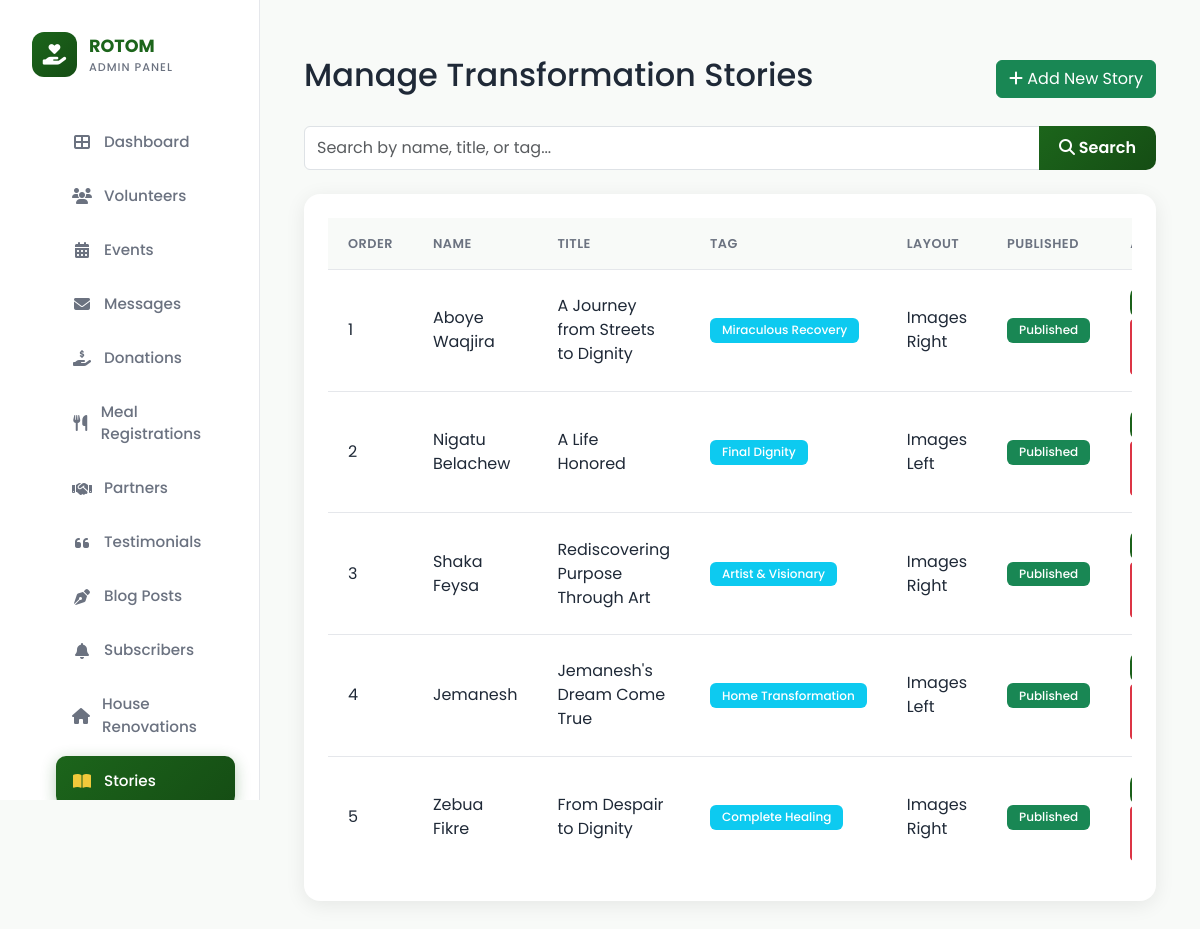
The page /dashboard/manage-stories/ (signed in) on the database its author committed.
### rotom/models.py (models this page shows, shortened)
class Story(models.Model):
    name = models.CharField(max_length=200, help_text="Name of the person (e.g., Aboye Waqjira)")
    title = models.CharField(max_length=300, help_text="Story title (e.g., A Journey from Streets to Dignity)")
    title_am = models.CharField(max_length=300, blank=True, help_text="Amharic translation of title (optional)")
    tag = models.CharField(max_length=100, help_text="Story tag (e.g., Miraculous Recovery)")
    tag_am = models.CharField(max_length=100, blank=True, help_text="Amharic translation of tag (optional)")
    date_info = models.CharField(max_length=100, help_text="Date information (e.g., Joined May 27, 2018)")
    date_info_am = models.CharField(max_length=100, blank=True, help_text="Amharic translation of date info (optional)")
    location_info = models.CharField(max_length=100, help_text="Location information (e.g., ROTOM Center)")
    location_info_am = models.CharField(max_length=100, blank=True, help_text="Amharic translation of location info (optional)")
    content = models.TextField(help_text="Full story content - use paragraphs separated by blank lines")
    content_am = models.TextField(blank=True, help_text="Amharic translation of content (optional)")
    image_1 = models.ImageField(upload_to='stories/', help_text="First image (Before)")
    image_1_label = models.CharField(max_length=50, default="Before")
    image_1_label_am = models.CharField(max_length=50, blank=True, help_text="Amharic label (optional)")
    image_2 = models.ImageField(upload_to='stories/', help_text="Second image (After)")
    image_2_label = models.CharField(max_length=50, default="After")
    image_2_label_am = models.CharField(max_length=50, blank=True, help_text="Amharic label (optional)")
    image_3 = models.ImageField(upload_to='stories/', help_text="Third image")
    image_3_label = models.CharField(max_length=50, default="At Center")
    image_3_label_am = models.CharField(max_length=50, blank=True, help_text="Amharic label (optional)")
    stat_1_number = models.CharField(max_length=20, help_text="First statistic number (e.g., 6)")
    stat_1_text = models.CharField(max_length=50, help_text="First statistic text (e.g., Weeks to Walk)")
    stat_1_text_am = models.CharField(max_length=50, blank=True, help_text="Amharic translation (optional)")
    stat_2_number = models.CharField(max_length=20, help_text="Second statistic number")
    stat_2_text = models.CharField(max_length=50, help_text="Second statistic text")
    stat_2_text_am = models.CharField(max_length=50, blank=True, help_text="Amharic translation (optional)")
    stat_3_number = models.CharField(max_length=20, help_text="Third statistic number")
    stat_3_text = models.CharField(max_length=50, help_text="Third statistic text")
    stat_3_text_am = models.CharField(max_length=50, blank=True, help_text="Amharic translation (optional)")
    order = models.IntegerField(default=0, help_text="Display order (lower numbers appear first)")
    layout = models.CharField(max_length=20, choices=[('normal', 'Images Left'), ('reverse', 'Images Right')], default='normal')
    published = models.BooleanField(default=True, help_text="Check to display on stories page")
    created_at = models.DateTimeField(auto_now_add=True)
    updated_at = models.DateTimeField(auto_now=True)
    class Meta:
        ordering = ['order', '-created_at']
        verbose_name_plural = "Stories"

### dashboard/views.py (the view)
# urls.py: path('manage-stories/', views.manage_stories, name='manage_stories'),
@staff_member_required(login_url='dashboard:login')
def manage_stories(request):
    search = request.GET.get('search', '')
    stories = Story.objects.all().order_by('order', '-created_at')
    if search:
        stories = stories.filter(
            models.Q(name__icontains=search) |
            models.Q(title__icontains=search) |
            models.Q(tag__icontains=search)
        )
    paginator = Paginator(stories, 10)
    stories_paginated = paginator.get_page(request.GET.get('page'))
    return render(request, 'dashboard/manage_stories.html', {
        'stories': stories_paginated,
        'search': search,
    })

### rotom/context_processors.py (called while the page is built)
def navbar_pattern(request):
    try:
        active_pattern = NavbarPattern.objects.filter(is_active=True).first()
    except Exception:
        active_pattern = None
    try:
        navbar_content = {obj.key: obj.value for obj in SiteContent.objects.filter(page='navbar')}
    except Exception:
        navbar_content = {}
    return {
        'navbar_pattern': active_pattern,
        'navbar_content': navbar_content,
    }

### dashboard/templates/dashboard/manage_stories.html (shortened to what this page needs)
{% extends 'dashboard/base_admin.html' %}
{% load static %}
{% block content %}
<div class="container-fluid py-4">
    <div class="d-flex justify-content-between align-items-center mb-4">
        <h2>Manage Transformation Stories</h2>
        <a href="{% url 'dashboard:create_story' %}" class="btn btn-success">
            <i class="fas fa-plus"></i> Add New Story
        </a>
    </div>
    <form method="get" class="mb-4">
        <div class="input-group">
            <input type="text" name="search" class="form-control" placeholder="Search by name, title, or tag..." value="{{ search }}">
            <button class="btn btn-primary" type="submit">
                <i class="fas fa-search"></i> Search
            </button>
        </div>
    </form>
    <div class="card">
        <div class="card-body">
            <div class="table-responsive">
                <table class="table table-hover">
                    <thead>
                        <tr>
                            <th>Order</th>
                            <th>Name</th>
                            <th>Title</th>
                            <th>Tag</th>
                            <th>Layout</th>
                            <th>Published</th>
                            <th>Actions</th>
                        </tr>
                    </thead>
                    <tbody>
                        {% for story in stories %}
                        <tr>
                            <td>{{ story.order }}</td>
                            <td>{{ story.name }}</td>
                            <td>{{ story.title|truncatewords:8 }}</td>
                            <td><span class="badge bg-info">{{ story.tag }}</span></td>
                            <td>{{ story.get_layout_display }}</td>
                            <td>
                                {% if story.published %}
                                <span class="badge bg-success">Published</span>
                                {% else %}
                                <span class="badge bg-secondary">Draft</span>
                                {% endif %}
                            </td>
                            <td>
                            </td>
                        </tr>
                        {% empty %}
                        <tr>
                            <td colspan="7" class="text-center">No stories found.</td>
                        </tr>
                        {% endfor %}
                    </tbody>
                </table>
            </div>
        </div>
    </div>
</div>
{% endblock %}

### rows shown on the page
Story: order "1", name "Aboye Waqjira", title "A Journey from Streets to Dignity", tag "Miraculous Recovery", layout "Images Right", published "Published"
Story: order "2", name "Nigatu Belachew", title "A Life Honored", tag "Final Dignity", layout "Images Left", published "Published"
Story: order "3", name "Shaka Feysa", title "Rediscovering Purpose Through Art", tag "Artist & Visionary", layout "Images Right", published "Published"
Story: order "4", name "Jemanesh", title "Jemanesh's Dream Come True", tag "Home Transformation", layout "Images Left", published "Published"
Story: order "5", name "Zebua Fikre", title "From Despair to Dignity", tag "Complete Healing", layout "Images Right", published "Published"
